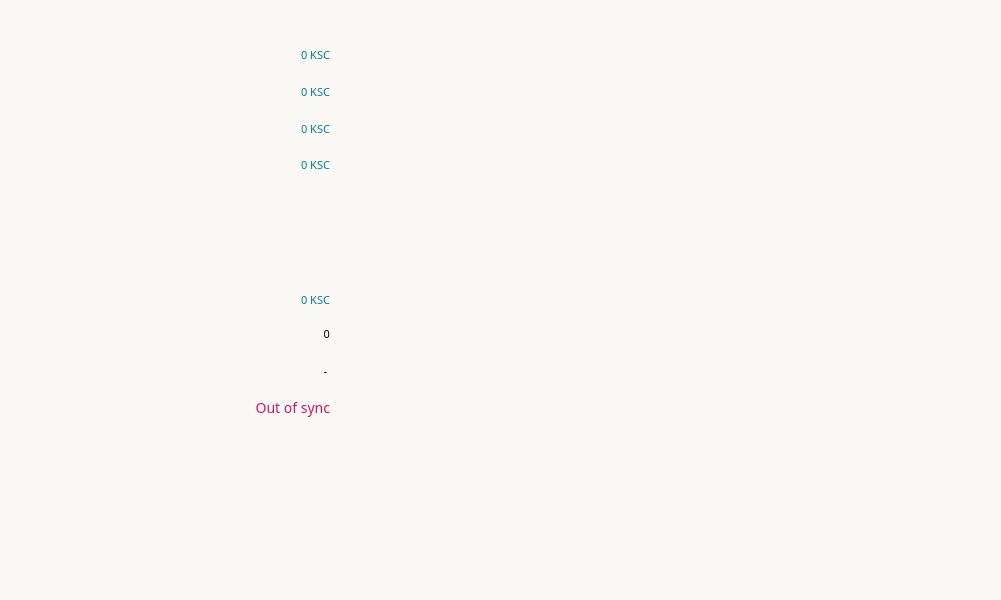
<?xml version="1.0" encoding="UTF-8"?>
<ui version="4.0">
 <class>OverviewPage</class>
 <widget class="QWidget" name="OverviewPage">
  <property name="geometry">
   <rect>
    <x>0</x>
    <y>0</y>
    <width>1001</width>
    <height>600</height>
   </rect>
  </property>
  <property name="sizePolicy">
   <sizepolicy hsizetype="Fixed" vsizetype="Fixed">
    <horstretch>0</horstretch>
    <verstretch>0</verstretch>
   </sizepolicy>
  </property>
  <property name="minimumSize">
   <size>
    <width>1000</width>
    <height>600</height>
   </size>
  </property>
  <property name="maximumSize">
   <size>
    <width>1049</width>
    <height>688</height>
   </size>
  </property>
  <property name="focusPolicy">
   <enum>Qt::StrongFocus</enum>
  </property>
  <property name="windowTitle">
   <string>Form</string>
  </property>
  <property name="toolTip">
   <string/>
  </property>
  <property name="styleSheet">
   <string notr="true">color:#33363b; font-size:12px; font-family:&quot;Open Sans Bold&quot;;background-color:#fbf9f6;background-repeat:no-repeat;</string>
  </property>
  <widget class="QFrame" name="Detailsframe">
   <property name="geometry">
    <rect>
     <x>20</x>
     <y>245</y>
     <width>332</width>
     <height>188</height>
    </rect>
   </property>
   <property name="sizePolicy">
    <sizepolicy hsizetype="Fixed" vsizetype="Minimum">
     <horstretch>0</horstretch>
     <verstretch>0</verstretch>
    </sizepolicy>
   </property>
   <property name="minimumSize">
    <size>
     <width>332</width>
     <height>188</height>
    </size>
   </property>
   <property name="maximumSize">
    <size>
     <width>332</width>
     <height>188</height>
    </size>
   </property>
   <property name="layoutDirection">
    <enum>Qt::RightToLeft</enum>
   </property>
   <property name="styleSheet">
    <string notr="true">background-image:url(:/images/detail);</string>
   </property>
   <layout class="QVBoxLayout" name="verticalLayout">
    <property name="spacing">
     <number>0</number>
    </property>
    <item>
     <widget class="QFrame" name="frame_5">
      <property name="styleSheet">
       <string notr="true">background:transparent;color:#508f6f;</string>
      </property>
      <widget class="QWidget" name="gridLayoutWidget_2">
       <property name="geometry">
        <rect>
         <x>150</x>
         <y>30</y>
         <width>151</width>
         <height>145</height>
        </rect>
       </property>
       <layout class="QVBoxLayout" name="verticalLayout_2">
        <property name="spacing">
         <number>0</number>
        </property>
        <property name="topMargin">
         <number>0</number>
        </property>
        <item>
         <widget class="QLabel" name="labelUnconfirmed">
          <property name="minimumSize">
           <size>
            <width>100</width>
            <height>33</height>
           </size>
          </property>
          <property name="maximumSize">
           <size>
            <width>100</width>
            <height>33</height>
           </size>
          </property>
          <property name="font">
           <font>
            <family>Open Sans Bold</family>
            <pointsize>-1</pointsize>
           </font>
          </property>
          <property name="cursor">
           <cursorShape>ArrowCursor</cursorShape>
          </property>
          <property name="toolTip">
           <string>Total of transactions that have yet to be confirmed, and do not yet count toward the current balance</string>
          </property>
          <property name="styleSheet">
           <string notr="true">color:#037e8c; font-size:14px; font-family:&quot;Open Sans Bold&quot;;</string>
          </property>
          <property name="text">
           <string notr="true">&lt;html&gt;&lt;head/&gt;&lt;body&gt;&lt;p align=&quot;right&quot;&gt;&lt;span style=&quot; font-size:8pt;&quot;&gt;0 KSC&lt;/span&gt;&lt;/p&gt;&lt;/body&gt;&lt;/html&gt;</string>
          </property>
          <property name="alignment">
           <set>Qt::AlignRight|Qt::AlignTrailing|Qt::AlignVCenter</set>
          </property>
          <property name="textInteractionFlags">
           <set>Qt::NoTextInteraction</set>
          </property>
         </widget>
        </item>
        <item>
         <widget class="QLabel" name="labelNumTransactions">
          <property name="enabled">
           <bool>true</bool>
          </property>
          <property name="minimumSize">
           <size>
            <width>100</width>
            <height>35</height>
           </size>
          </property>
          <property name="maximumSize">
           <size>
            <width>100</width>
            <height>35</height>
           </size>
          </property>
          <property name="baseSize">
           <size>
            <width>0</width>
            <height>0</height>
           </size>
          </property>
          <property name="font">
           <font>
            <family>Open Sans Bold</family>
            <pointsize>-1</pointsize>
           </font>
          </property>
          <property name="toolTip">
           <string>Total number of transactions in wallet</string>
          </property>
          <property name="styleSheet">
           <string notr="true">color:#037e8c; font-size:14px; font-family:&quot;Open Sans Bold&quot;;</string>
          </property>
          <property name="text">
           <string notr="true">&lt;html&gt;&lt;head/&gt;&lt;body&gt;&lt;p align=&quot;right&quot;&gt;&lt;span style=&quot; font-size:8pt; color: #000000;&quot;&gt;0&lt;/span&gt;&lt;/p&gt;&lt;/body&gt;&lt;/html&gt;</string>
          </property>
          <property name="alignment">
           <set>Qt::AlignRight|Qt::AlignTrailing|Qt::AlignVCenter</set>
          </property>
          <property name="margin">
           <number>0</number>
          </property>
          <property name="textInteractionFlags">
           <set>Qt::NoTextInteraction</set>
          </property>
         </widget>
        </item>
        <item>
         <widget class="QLabel" name="labelActive">
          <property name="minimumSize">
           <size>
            <width>100</width>
            <height>38</height>
           </size>
          </property>
          <property name="maximumSize">
           <size>
            <width>100</width>
            <height>38</height>
           </size>
          </property>
          <property name="font">
           <font>
            <family>Open Sans Bold</family>
            <pointsize>-1</pointsize>
           </font>
          </property>
          <property name="cursor">
           <cursorShape>ArrowCursor</cursorShape>
          </property>
          <property name="toolTip">
           <string>Number of total network connections</string>
          </property>
          <property name="styleSheet">
           <string notr="true">color:#037e8c; font-size:14px; font-family:&quot;Open Sans Bold&quot;;</string>
          </property>
          <property name="text">
           <string notr="true">&lt;html&gt;&lt;head/&gt;&lt;body&gt;&lt;p align=&quot;right&quot;&gt;&lt;span style=&quot; font-size:8pt; color: #000000;&quot;&gt;- &lt;/span&gt;&lt;/p&gt;&lt;/body&gt;&lt;/html&gt;</string>
          </property>
          <property name="alignment">
           <set>Qt::AlignRight|Qt::AlignTrailing|Qt::AlignVCenter</set>
          </property>
          <property name="textInteractionFlags">
           <set>Qt::NoTextInteraction</set>
          </property>
         </widget>
        </item>
        <item>
         <widget class="QLabel" name="labelWalletStatus">
          <property name="minimumSize">
           <size>
            <width>100</width>
            <height>37</height>
           </size>
          </property>
          <property name="maximumSize">
           <size>
            <width>100</width>
            <height>37</height>
           </size>
          </property>
          <property name="font">
           <font>
            <family>Open Sans Bold</family>
            <pointsize>-1</pointsize>
           </font>
          </property>
          <property name="toolTip">
           <string/>
          </property>
          <property name="styleSheet">
           <string notr="true">color:#037e8c; font-size:14px; font-family:&quot;Open Sans Bold&quot;;</string>
          </property>
          <property name="text">
           <string notr="true">&lt;html&gt;&lt;head/&gt;&lt;body&gt;&lt;p align=&quot;right&quot;&gt;&lt;span style=&quot; color:#d31360;&quot;&gt;Out of sync&lt;/span&gt;&lt;/p&gt;&lt;/body&gt;&lt;/html&gt;</string>
          </property>
          <property name="alignment">
           <set>Qt::AlignRight|Qt::AlignTrailing|Qt::AlignVCenter</set>
          </property>
          <property name="textInteractionFlags">
           <set>Qt::NoTextInteraction</set>
          </property>
         </widget>
        </item>
       </layout>
      </widget>
     </widget>
    </item>
   </layout>
  </widget>
  <widget class="QFrame" name="balanceFrame">
   <property name="geometry">
    <rect>
     <x>20</x>
     <y>0</y>
     <width>331</width>
     <height>218</height>
    </rect>
   </property>
   <property name="sizePolicy">
    <sizepolicy hsizetype="Fixed" vsizetype="Minimum">
     <horstretch>0</horstretch>
     <verstretch>0</verstretch>
    </sizepolicy>
   </property>
   <property name="minimumSize">
    <size>
     <width>331</width>
     <height>218</height>
    </size>
   </property>
   <property name="maximumSize">
    <size>
     <width>331</width>
     <height>218</height>
    </size>
   </property>
   <property name="styleSheet">
    <string notr="true">background-image:url(:/images/balance);</string>
   </property>
   <layout class="QVBoxLayout" name="verticalLayout_4">
    <property name="spacing">
     <number>0</number>
    </property>
    <item>
     <widget class="QFrame" name="frame_3">
      <property name="maximumSize">
       <size>
        <width>330</width>
        <height>138</height>
       </size>
      </property>
      <property name="styleSheet">
       <string notr="true">background:transparent;color:#afa6cd;</string>
      </property>
      <widget class="QWidget" name="gridLayoutWidget">
       <property name="geometry">
        <rect>
         <x>160</x>
         <y>0</y>
         <width>141</width>
         <height>141</height>
        </rect>
       </property>
       <layout class="QVBoxLayout" name="verticalLayout_7">
        <item>
         <widget class="QLabel" name="labelBalance">
          <property name="font">
           <font>
            <family>Open Sans Bold</family>
            <pointsize>-1</pointsize>
           </font>
          </property>
          <property name="cursor">
           <cursorShape>ArrowCursor</cursorShape>
          </property>
          <property name="toolTip">
           <string>Your current balance</string>
          </property>
          <property name="layoutDirection">
           <enum>Qt::LeftToRight</enum>
          </property>
          <property name="styleSheet">
           <string notr="true">color:#037e8c; font-size:14px; font-family:&quot;Open Sans Bold&quot;;</string>
          </property>
          <property name="text">
           <string notr="true">&lt;html&gt;&lt;head/&gt;&lt;body&gt;&lt;p&gt;&lt;span style=&quot; font-size:8pt;&quot;&gt;0 KSC&lt;/span&gt;&lt;/p&gt;&lt;/body&gt;&lt;/html&gt;</string>
          </property>
          <property name="alignment">
           <set>Qt::AlignRight|Qt::AlignTrailing|Qt::AlignVCenter</set>
          </property>
          <property name="textInteractionFlags">
           <set>Qt::NoTextInteraction</set>
          </property>
         </widget>
        </item>
        <item>
         <widget class="QLabel" name="labelStake">
          <property name="font">
           <font>
            <family>Open Sans Bold</family>
            <pointsize>-1</pointsize>
           </font>
          </property>
          <property name="cursor">
           <cursorShape>ArrowCursor</cursorShape>
          </property>
          <property name="toolTip">
           <string>Balance that is currently staking</string>
          </property>
          <property name="styleSheet">
           <string notr="true">color:#037e8c; font-size:14px; font-family:&quot;Open Sans Bold&quot;;</string>
          </property>
          <property name="text">
           <string notr="true">&lt;html&gt;&lt;head/&gt;&lt;body&gt;&lt;p&gt;&lt;span style=&quot; font-size:8pt;&quot;&gt;0 KSC&lt;/span&gt;&lt;/p&gt;&lt;/body&gt;&lt;/html&gt;</string>
          </property>
          <property name="alignment">
           <set>Qt::AlignRight|Qt::AlignTrailing|Qt::AlignVCenter</set>
          </property>
          <property name="textInteractionFlags">
           <set>Qt::NoTextInteraction</set>
          </property>
         </widget>
        </item>
        <item>
         <widget class="QLabel" name="labelImmature">
          <property name="font">
           <font>
            <family>Open Sans Bold</family>
            <pointsize>-1</pointsize>
           </font>
          </property>
          <property name="toolTip">
           <string>Balance that has not yet matured</string>
          </property>
          <property name="styleSheet">
           <string notr="true">color:#037e8c; font-size:14px; font-family:&quot;Open Sans Bold&quot;;</string>
          </property>
          <property name="text">
           <string notr="true">&lt;html&gt;&lt;head/&gt;&lt;body&gt;&lt;p&gt;&lt;span style=&quot; font-size:8pt;&quot;&gt;0 KSC&lt;/span&gt;&lt;/p&gt;&lt;/body&gt;&lt;/html&gt;</string>
          </property>
          <property name="alignment">
           <set>Qt::AlignRight|Qt::AlignTrailing|Qt::AlignVCenter</set>
          </property>
          <property name="textInteractionFlags">
           <set>Qt::NoTextInteraction</set>
          </property>
         </widget>
        </item>
        <item>
         <widget class="QLabel" name="labelTotal">
          <property name="font">
           <font>
            <family>Open Sans Bold</family>
            <pointsize>-1</pointsize>
           </font>
          </property>
          <property name="toolTip">
           <string>Total KSC in wallet</string>
          </property>
          <property name="styleSheet">
           <string notr="true">color:#037e8c; font-size:14px; font-family:&quot;Open Sans Bold&quot;;</string>
          </property>
          <property name="text">
           <string notr="true">&lt;html&gt;&lt;head/&gt;&lt;body&gt;&lt;p align=&quot;right&quot;&gt;&lt;span style=&quot; font-size:8pt;&quot;&gt;0 KSC&lt;/span&gt;&lt;/p&gt;&lt;/body&gt;&lt;/html&gt;</string>
          </property>
          <property name="alignment">
           <set>Qt::AlignRight|Qt::AlignTrailing|Qt::AlignVCenter</set>
          </property>
          <property name="textInteractionFlags">
           <set>Qt::NoTextInteraction</set>
          </property>
         </widget>
        </item>
       </layout>
      </widget>
     </widget>
    </item>
   </layout>
  </widget>
  <widget class="QFrame" name="Transactionframe">
   <property name="geometry">
    <rect>
     <x>375</x>
     <y>0</y>
     <width>677</width>
     <height>490</height>
    </rect>
   </property>
   <property name="sizePolicy">
    <sizepolicy hsizetype="Minimum" vsizetype="Minimum">
     <horstretch>0</horstretch>
     <verstretch>0</verstretch>
    </sizepolicy>
   </property>
   <property name="minimumSize">
    <size>
     <width>677</width>
     <height>490</height>
    </size>
   </property>
   <property name="maximumSize">
    <size>
     <width>677</width>
     <height>245</height>
    </size>
   </property>
   <property name="styleSheet">
    <string notr="true">QFrame {background-image:url(:/images/recent);}</string>
   </property>
   <property name="frameShape">
    <enum>QFrame::NoFrame</enum>
   </property>
   <widget class="QListView" name="listTransactions">
    <property name="geometry">
     <rect>
      <x>0</x>
      <y>22</y>
      <width>580</width>
      <height>450</height>
     </rect>
    </property>
    <property name="sizePolicy">
     <sizepolicy hsizetype="Fixed" vsizetype="Fixed">
      <horstretch>0</horstretch>
      <verstretch>0</verstretch>
     </sizepolicy>
    </property>
    <property name="minimumSize">
     <size>
      <width>580</width>
      <height>450</height>
     </size>
    </property>
    <property name="maximumSize">
     <size>
      <width>580</width>
      <height>450</height>
     </size>
    </property>
    <property name="styleSheet">
     <string notr="true">background:transparent;color:#037e8c; font-size:11.5px; font-family:&quot;Open Sans Bold&quot;; padding-top:25px;</string>
    </property>
    <property name="frameShape">
     <enum>QFrame::NoFrame</enum>
    </property>
    <property name="verticalScrollBarPolicy">
     <enum>Qt::ScrollBarAlwaysOff</enum>
    </property>
    <property name="horizontalScrollBarPolicy">
     <enum>Qt::ScrollBarAlwaysOff</enum>
    </property>
    <property name="selectionMode">
     <enum>QAbstractItemView::NoSelection</enum>
    </property>
   </widget>
  </widget>
 </widget>
 <resources/>
 <connections/>
</ui>
